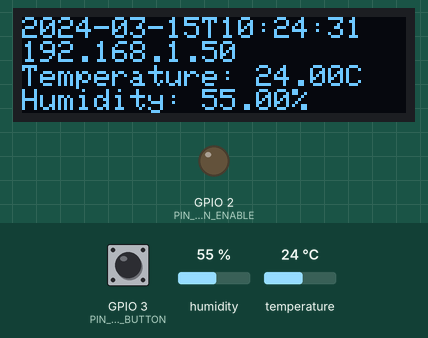
Simulated run of this sketch. Board: ESP32. On the bench: 128×32 one-colour display, output pins drawn as LEDs (lit = HIGH). The inputs (shaded band) are chosen by the test bench; at power-on: GPIO 3 (PIN_SCREEN_BUTTON) HIGH, humidity 55 %, temperature 24 °C. WiFi joins after 1.5 s; servers stay silent unless stated; the local clock reads 2024-03-15 10:24:30 at power-on unless the sketch sets it; not simulated (calls return 0 or success): EnvMonSecrets.h; what the sketch prints to the serial monitor is not drawn.

Above: at 5.8 s.
5.9 s: GPIO 3 (PIN_SCREEN_BUTTON) pulled LOW for 0.15 s
At 6.8 s:
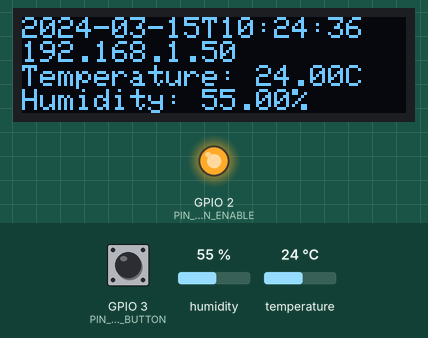
8.6 s: humidity set to 22 %
At 11.5 s:
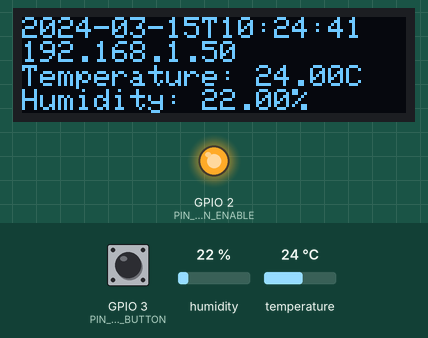
11.6 s: temperature set to 12 °C
At 17.5 s:
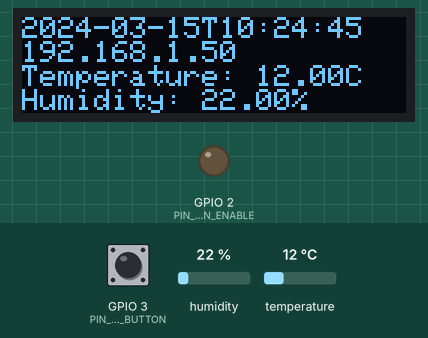
Timing chart, 0 to 19.0 s (numbered marks = the images above; inputs shaded):
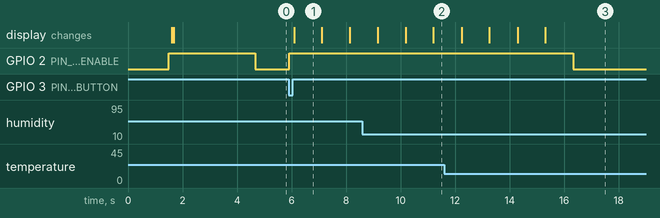

The sketch:

EnvMon.ino
```cpp
#include <EnvMonWiFi.h>
#include <EnvMonTime.h>
#include <EnvMonDHT11.h>
#include <EnvMonDisplay.h>
#include <EnvMonServer.h>

void setup() {
  Serial.begin(115200);

  initWiFi();
  initTime();
  initDHT11();
  initDisplay();
  initServer();

  updateDisplay(getTimestamp(), readTemperature(), readHumidity());

  delay(3000);
}

void loop() {
  if (checkScreenOn()) {
    // Need to re-init display any time it is powered back on
    initDisplay();
    for (int i = 0; i < 10; i++) {
      updateDisplay(getTimestamp(), readTemperature(), readHumidity());
      delay(1000);
    }
  }

  updateServerData();

  delay(25);
}
```

EnvMonDHT11.h
```cpp
#ifndef EnvMonDHT11_h
#define EnvMonDH11_h

#include <DHT.h>

#define PIN_DHT 1
#define DHT_TYPE DHT11

DHT dht(PIN_DHT, DHT_TYPE);

void initDHT11() {
  dht.begin();
}

float readTemperature() {
  float t = dht.readTemperature();
  int retries = 0;
  while (isnan(t) && retries < 10) {
    Serial.print("Failed to read temperature. Retry ");
    Serial.println(retries);
    t = dht.readTemperature();
    retries++;
  }
  if (isnan(t)) {
    Serial.println("Failed to read from DHT sensor!");
    return -1;
  }

  return t;
}

float readHumidity() {
  float h = dht.readHumidity();
  int retries = 0;
  while (isnan(h) && retries < 10) {
    Serial.print("Failed to read humidity. Retry ");
    Serial.println(retries);
    h = dht.readHumidity();
    retries++;
  }
  if (isnan(h)) {
    Serial.println("Failed to read from DHT sensor!");
    return -1;
  }

  return h;
}

#endif
```

EnvMonDisplay.h
```cpp
#ifndef EnvMonDisplay_h
#define EnvMonDisplay_h

#include <Adafruit_Sensor.h>
#include <Wire.h>
#include <Adafruit_SSD1306.h>

#define PIN_SCREEN_ENABLE 2
#define PIN_SCREEN_BUTTON 3
#define SCREEN_WIDTH 128
#define SCREEN_HEIGHT 32
#define OLED_RESET -1
#define SCREEN_ADDRESS 0x3C

Adafruit_SSD1306 display(SCREEN_WIDTH, SCREEN_HEIGHT, &Wire, OLED_RESET);

void initDisplay() {
  pinMode(PIN_SCREEN_ENABLE, OUTPUT);
  pinMode(PIN_SCREEN_BUTTON, INPUT);
  digitalWrite(PIN_SCREEN_ENABLE, HIGH);

  delay(100);
  if(!display.begin(SSD1306_SWITCHCAPVCC, SCREEN_ADDRESS)) {
    Serial.println("Could not find display, check wiring");
    return;
  }
}

int lastButtonState = 0;
bool checkScreenOn() {
  int buttonState = digitalRead(PIN_SCREEN_BUTTON);
  if (buttonState == lastButtonState) {
    return false;
  }

  lastButtonState = buttonState;
  if (buttonState == LOW) {
    Serial.println("Screen on");
    digitalWrite(PIN_SCREEN_ENABLE, HIGH);
    return true;
  } else {
    Serial.println("Screen off");
    digitalWrite(PIN_SCREEN_ENABLE, LOW);
    return false;
  }
}

void updateDisplay(String timestamp, float temperature, float humidity) {
  display.clearDisplay();

  String t = "Temperature: " + String(temperature) + "C";
  String h = "Humidity: " + String(humidity) + "%";
  Serial.println(timestamp + "; " + temperature + "; " + humidity);

  display.setTextSize(1);
  display.setTextColor(WHITE);
  display.setCursor(0, 0);
  display.println(timestamp);
  display.println(getLocalIP());
  display.println(t);
  display.println(h);

  display.display();
}

#endif
```

EnvMonServer.h
```cpp
#ifndef EnvMonServer_h
#define EnvMonServer_h

#include <ESPAsyncWebServer.h>
#include <AsyncJson.h>
#include <ArduinoJson.h>

AsyncWebServer server(80);
String historicalTimestamps[24];
float historicalTemperature[24];
float historicalHumidity[24];
unsigned int lastRunHour = 0;

const char index_html[] PROGMEM = R"rawliteral(
<!DOCTYPE HTML><html>
<head>
  <style>
    html {
     font-family: Arial;
     display: inline-block;
     margin: 0px auto;
     text-align: center;
    }

    table { border-collapse: collapse; }
    tr { border: none; }
    td, th {
      border-right: 1px solid black;
      border-left: 1px solid black;
      padding-inline: 10px;
    }
  </style>
</head>
<body>
  <h2>Environmental Monitoring</h2>
  <p>At: <span id="timestamp">%TIMESTAMP%</span></p>
  <p>Temperature: <span id="temperature">%TEMPERATURE%</span>&deg;C</p>
  <p>Humidity: <span id="humidity">%HUMIDITY%</span>&percnt;</p>
  <table id="history">
    <tr>
      <th scope="col">Time</th>
      <th scope="col">Temperature</th>
      <th scope="col">Humidity</th>
    </tr>
  </table>
</body>
<script>
  const parseValue = val => (!val || val <= 0) ? '--' : val;
  const appendDataCell = (tr, data) => {
    const td = document.createElement('td');
    td.textContent = parseValue(data);
    tr.appendChild(td);
  }
  const getData = async() => {
    const response = await fetch('/data');
    const json = await response.json();

    document.getElementById('timestamp').innerHTML = json.now.timestamp;
    document.getElementById('temperature').innerHTML = parseValue(json.now.temperature);
    document.getElementById('humidity').innerHTML = parseValue(json.now.humidity);

    const newDataRows = [];
    for (let i = 0; i < 24; i++) {
      const tr = document.createElement('tr');

      const time = document.createElement('th');
      time.setAttribute("scope", "row");
      time.textContent = `${i + 1}h ago (${json['timestamps'][i]})`;
      tr.appendChild(time);

      appendDataCell(tr, json['temperatures'][i]);
      appendDataCell(tr, json['humidities'][i]);

      newDataRows.push(tr);
    }

    const table = document.getElementById('history');
    const headerRow = table.querySelector('tr:first-child');
    table.replaceChildren(headerRow, ...newDataRows);
  };
  getData();

  setInterval(() => getData(), 10000);
</script>
</html>
)rawliteral";
String processor(const String& var){
  if(var == "TEMPERATURE") {
    return String(readTemperature(), 2);
  } else if(var == "HUMIDITY") {
    return String(readHumidity(), 2);
  } else if(var == "TIMESTAMP") {
    return getTimestamp();
  }
  return String();
}

void initServer() {
  // Route for root / web page
  server.on(AsyncURIMatcher::exact("/"), HTTP_GET, [](AsyncWebServerRequest *request){
    request->send(200, "text/html", index_html, processor);
  });

  server.on(AsyncURIMatcher::exact("/data"), HTTP_GET, [](AsyncWebServerRequest *request){
    AsyncResponseStream *response = request->beginResponseStream("application/json");
    JsonDocument doc;

    doc["now"]["timestamp"] = getTimestamp();
    doc["now"]["temperature"] = readTemperature();
    doc["now"]["humidity"] = readHumidity();

    for (int hour = 0; hour < 24; hour++) {
      doc["timestamps"][hour] = historicalTimestamps[hour];
      doc["temperatures"][hour] = historicalTemperature[hour];
      doc["humidities"][hour] = historicalHumidity[hour];
    }
    serializeJson(doc, *response);
    request->send(response);
  });

  // Start server
  server.begin();
}

void updateServerData() {
  time_t now = time(nullptr);
  struct tm timeinfo;
  localtime_r(&now, &timeinfo);

  // Update historical data every hour, on the hour
  if (timeinfo.tm_hour != lastRunHour && timeinfo.tm_min == 0) {
    Serial.println("Time to update historical data.");

    // Shift historical data
    for (int i = 23; i > 0; i--) {
      historicalTimestamps[i] = historicalTimestamps[i-1];
      historicalTemperature[i] = historicalTemperature[i-1];
      historicalHumidity[i] = historicalHumidity[i-1];
    }

    // Add new datapoints to start of arrays
    historicalTimestamps[0] = getTimestamp();
    historicalTemperature[0] = readTemperature();
    historicalHumidity[0] = readHumidity();
    lastRunHour = timeinfo.tm_hour;
  }
}

#endif
```

EnvMonTime.h
```cpp
#ifndef EnvMonTime_h
#define EnvMonTime_h

#include "time.h"

const char* ntpServer = "pool.ntp.org";
const long gmtOffsetSeconds = 0;
const int daylightOffsetSeconds = 0;
String timezone = "PST8PDT,M3.2.0,M11.1.0";
struct tm timeinfo;

void initTime() {
  configTime(gmtOffsetSeconds, daylightOffsetSeconds, ntpServer);
  setenv("TZ", timezone.c_str(), 1);
  tzset();
  Serial.print("Got time from ");
  Serial.println(ntpServer);
}

String getTimestamp() {
  if (getLocalTime(&timeinfo)) {
    char timeBuf[20];
    strftime(timeBuf, sizeof(timeBuf), "%FT%T", &timeinfo);
    String asString(timeBuf);
    return timeBuf;
  } else {
    Serial.println("Failed to fetch time");
    return "Failed to fetch time";
  }
}

#endif
```

EnvMonWiFi.h
```cpp
#ifndef EnvMonWiFi_h
#define EnvMonWiFi_h

#include <WiFi.h>
#include <EnvMonSecrets.h>

const char* ssid = SECRET_WIFI_SSID;
const char* password = SECRET_WIFI_PASSWORD;

IPAddress localIP(192, 168, 1, 50);
IPAddress gateway(192, 168, 1, 1);
IPAddress subnet(255, 255, 255, 0);
IPAddress dns(8, 8, 8, 8);

void initWiFi() {
  Serial.print("Connecting to ");
  Serial.println(ssid);
  WiFi.mode(WIFI_STA);
  WiFi.config(localIP, gateway, subnet, dns);
  WiFi.begin(ssid, password);
  while (WiFi.status() != WL_CONNECTED) {
    delay(500);
    Serial.print(".");
  }
  Serial.println("");
  Serial.println("WiFi connected.");
  Serial.println(WiFi.localIP());
}

IPAddress getLocalIP() {
  return WiFi.localIP();
}

#endif
```

Measured:
- after the input at 5.9 s, GPIO 2 (PIN_SCREEN_ENABLE): LOW → HIGH at once; the display: changes after 0.19 s (image 1)
- what the display in image 1 shows lasts 1.0 s, from 6.1 s to 7.1 s
